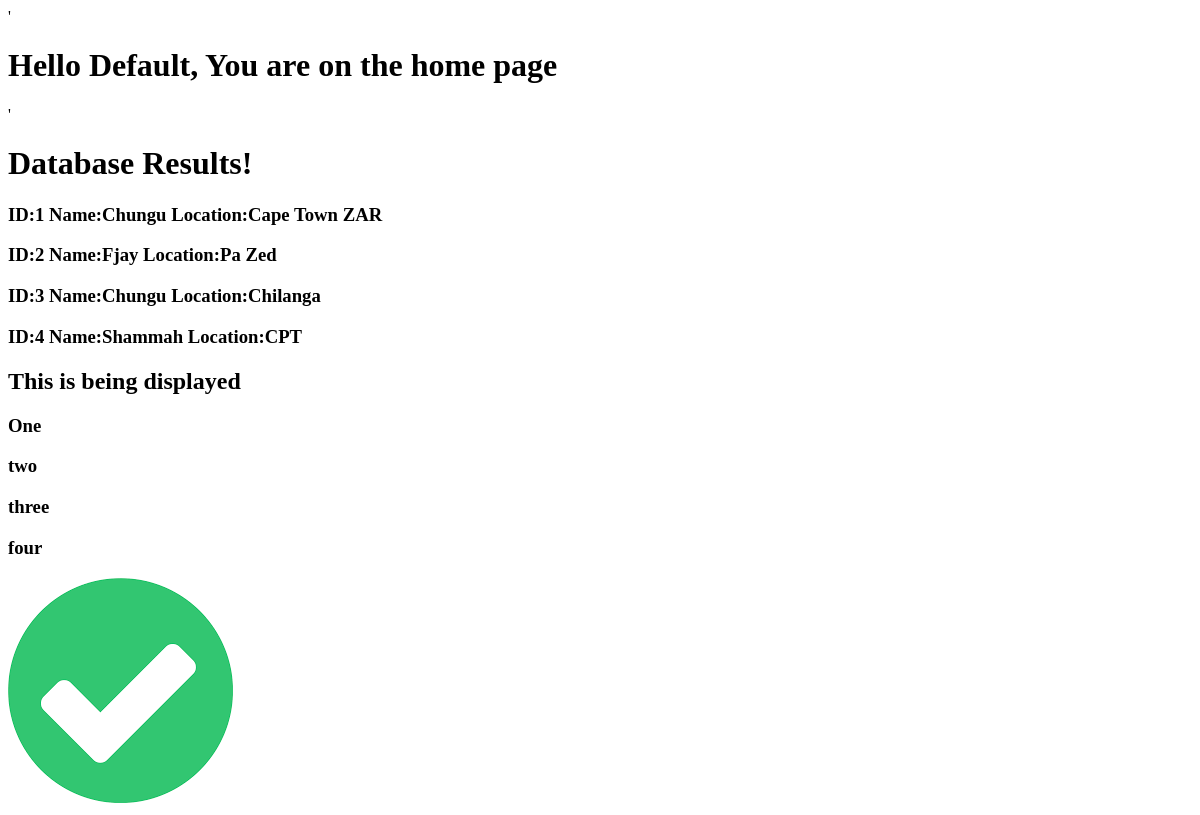
Page /home on the earlier database version.
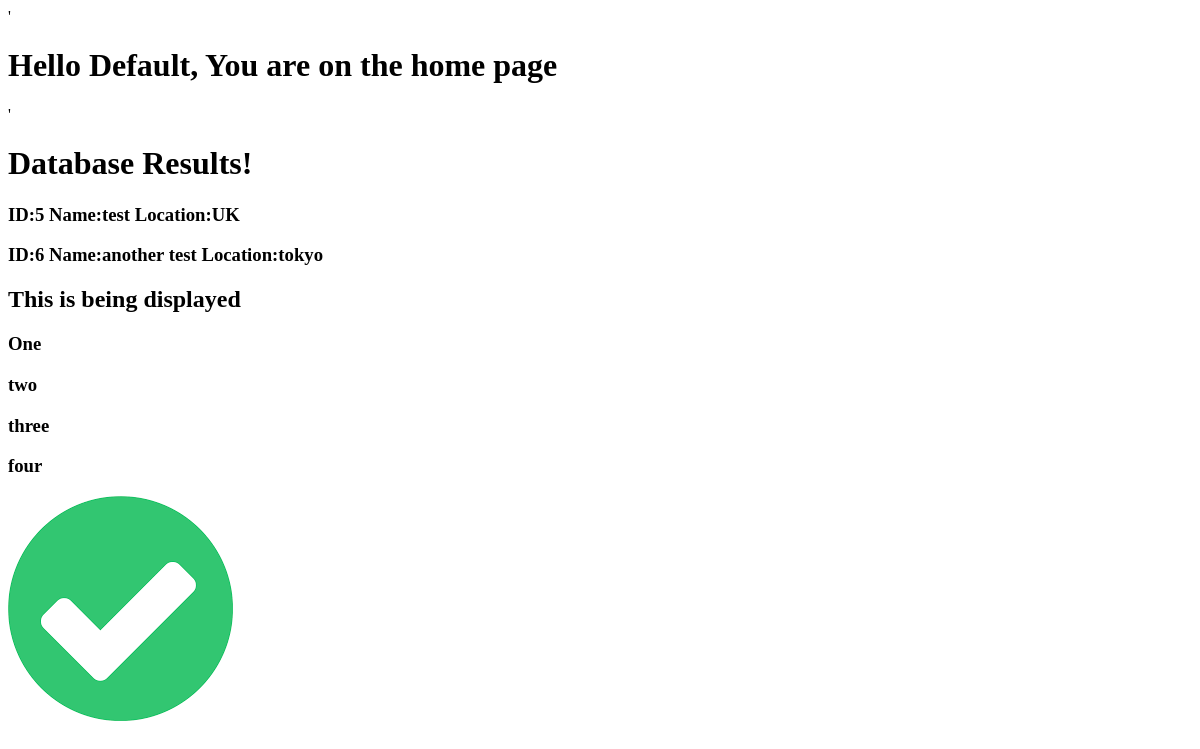
Same page on the later database version.
### tables this page shows
CREATE TABLE users (id integer primary key autoincrement, name text, location text);

### app.py (the view)
@app.route('/home', methods=['POST', 'GET'], defaults={'name': 'Default'})
@app.route('/home/<string:name>', methods=['POST', 'GET'])
def home(name):
    session['name'] = name
    db = get_db()
    cur = db.execute('select * from users')
    results = cur.fetchall()
    return render_template('home.html', name=name, display=True,
                           mylist=["One", "two", "three", "four"], listofdictionaries=[{'name': 'Zach'}, {'name': 'Zoe'}], results=results)

### app.py (called while the page is built)
def connect_db():
    sql = sqlite3.connect('/Users/ngolwe/Documents/dev/flask_course/data.db')
    sql.row_factory = sqlite3.Row
    return sql

def get_db():
    if not hasattr(g, 'sqlite3'):
        g.sqlite_db = connect_db()
    return g.sqlite_db

### templates/home.html
{% extends 'base.html' %}
{% block content %}
'<h1> Hello {{ name }}, You are on the home page </h1>'
<h1>Database Results!</h1>
{% for x in results %}
<h3>ID:{{ x.id }} Name:{{ x.name }} Location:{{ x.location}}</h3>
{% endfor %}
{% if display %}
<h2>This is being displayed</h2>
{% else %}
<h2>This is being displayed</h2>
{% endif %}
{% for x in mylist%}
<h3>{{ x }}</h3>
{% endfor %}
<img src="{{ url_for('static', filename = 'images/icon.png')}}">
{% endblock %}

### templates/base.html (shortened to what this page needs)
<!DOCTYPE html>
<html>
    <head>
    </head>
    <body>
        {% block content %}{% endblock %}
    </body>
</html>

Differences in the rows shown:
removed users: id "1", name "Chungu", location "Cape Town ZAR"
removed users: id "2", name "Fjay", location "Pa Zed"
removed users: id "3", name "Chungu", location "Chilanga"
removed users: id "4", name "Shammah", location "CPT"
added users: id "5", name "test", location "UK"
added users: id "6", name "another test", location "tokyo"
